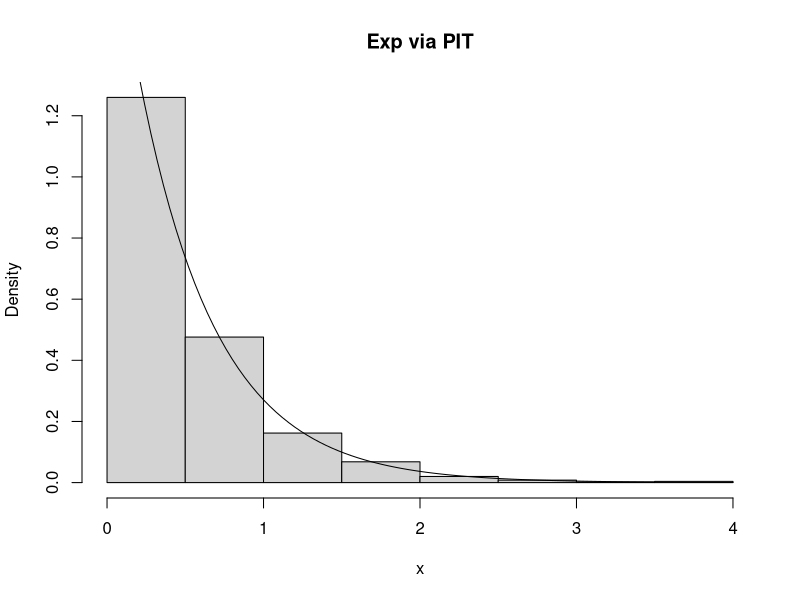
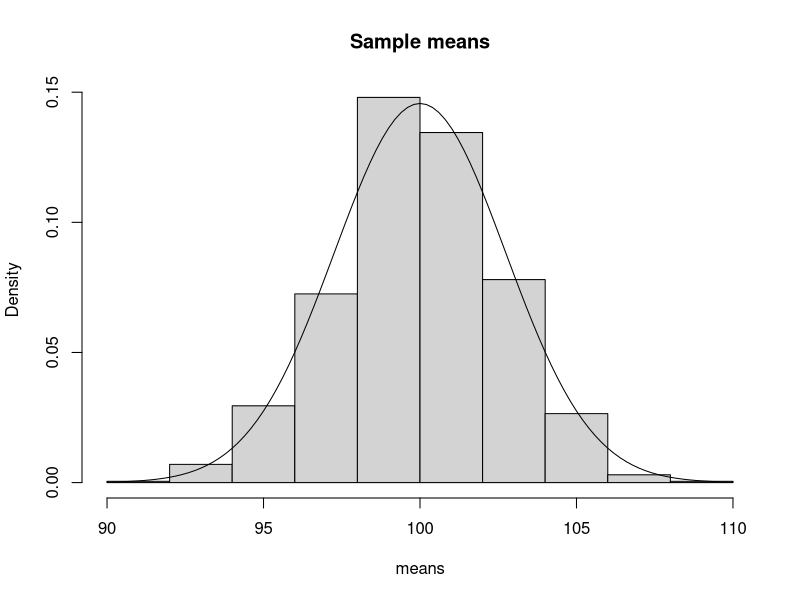

These figures' R source, in order:
# Experiment 8: PIT & sampling distribution

set.seed(123)
n<-1000; lambda<-2
u<-runif(n); x<--log(u)/lambda
hist(x,main="Exp via PIT",freq=FALSE)
curve(dexp(x,rate=lambda),add=TRUE)

n<-30; k<-1000; mu<-100; sigma<-15
means<-replicate(k,mean(rnorm(n,mu,sigma)))
cat("Emp mean:",mean(means),"Emp var:",var(means),"
")
hist(means,main="Sample means",freq=FALSE)
curve(dnorm(x,mean=mu,sd=sigma/sqrt(n)),add=TRUE)
